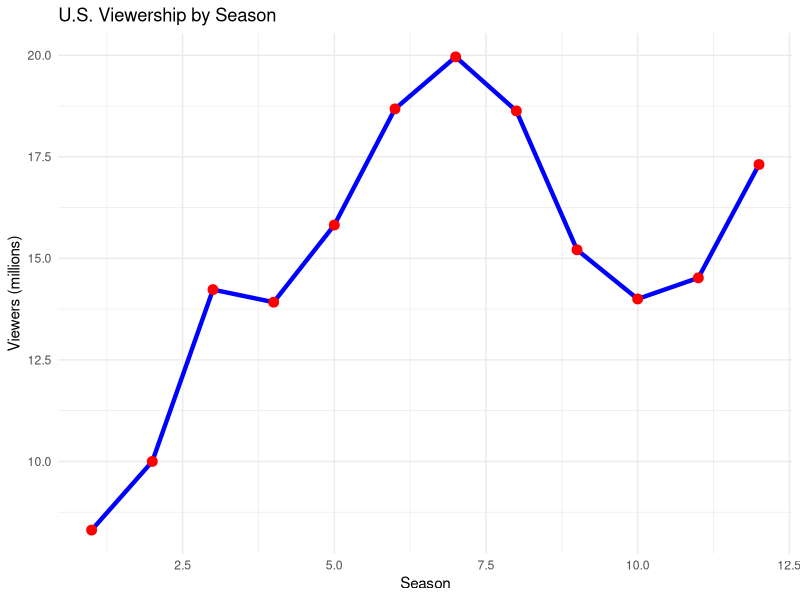

This chart was generated by the following R code:
## ---- chunk 1
library(ggplot2)
viewership <- data.frame(
  Season = 1:12,
  US_Viewers_millions = c(8.31, 10.00, 14.23, 13.92, 15.82, 18.68,
                          19.96, 18.63, 15.21, 14.00, 14.52, 17.31)
)

ggplot(viewership, aes(x = Season, y = US_Viewers_millions)) +
  geom_line(color = "blue", size = 1.5) +
  geom_point(color = "red", size = 3) +
  labs(title = "U.S. Viewership by Season",
       x = "Season", y = "Viewers (millions)") +
  theme_minimal()
